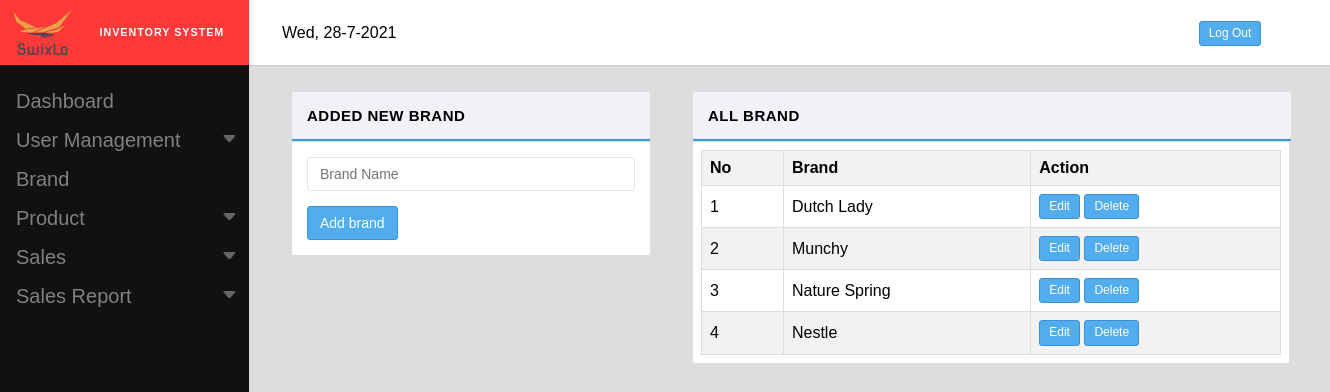
Screenshot of /category.php (signed in) with the database file from the repository.
### tables this page shows
CREATE TABLE `categories` (
  `id` int(32) NOT NULL,
  `name` varchar(255) NOT NULL
);

### category.php (the view, shortened to what this page needs)
<!DOCTYPE html>
<html>
<head>
	<link rel="stylesheet" type="text/css" href="stylesheets/style.css">
</head>
<body>
	<?php include_once('layouts/header.php'); ?>
	<?php include_once('layouts/menu.php'); ?>
  <?php require('includes/connect.php'); ?>
	<div class="main-page">
  <div class="table new-setting">
    <div class="table1 table1-setting">
      <div class="head category-head">
        <strong>
          <span>added new Brand</span>
        </strong>
      </div>
      <div class="body panel-body">
        <form method="POST" action="#">
          <div class="form-group">
          	 <input type="text" name="category-Name" placeholder="Brand Name" class="form-input" required="">
          </div>
          <button class="button submit-button" name="add">
             Add brand
           </button>
        </form>
      </div>
    </div>
     <div class="table1 table1-setting-all">
      <div class="head category-head-all">
        <strong>
          <span>all brand</span>
        </strong>
      </div>
      <div class="body">
        <table>
        <thead>
        <tr>
          <th>No</th>
          <th>Brand</th>
          <th>Action</th>
        </tr>
        </thead>
        <tbody>
          <tr>
             <?php
                  $result = $conn->query("SELECT * FROM categories ORDER BY name ASC");
                  $no=1;
                  while($row = $result->fetch_assoc()) {
                  echo "<tr><td>" . $no++. "</td><td>" . $row["name"] . "</td><td>" ?> <form method="POST"> <input type="hidden" name="id7$no" value="<?php echo $row["id"]; ?>"><button class="button0" name="edit">Edit</button>  <button OnClick="return confirm('Confirm to delete this data?');" class="button0" name="delete">Delete</button> </form><?php "</td></tr>";
                }
                  ?>
                  </tr>
        </tbody>
      </table>
      </div>
    </div>
  </div>
</div>
</body>
</html>

### stylesheets/style.css (style rules this page uses)
* { margin: 0; padding: 0; box-sizing: border-box; }
body { background-color: #ddd; font-family: sans-serif; }
.button0 { border-radius:3px; transition: all 300ms ease-in-out; display: inline-block; padding: 3px 9px; margin-bottom: 0; font-size: 12px; font-weight:300; line-height: 1.42857143; text-align: center; white-space: nowrap; vertical-align: middle; touch-action: manipulation; cursor: pointer; user-select: none; background-image: none; border: 1px solid transparent; color: #fff; background-color: #51aded; border-color: #3d8fd8; }
tr:nth-child(odd) { background-color: #f2f2f2; }
.table { position: relative; height: 145px; width: 1050px; left: 278px; top: 105px; padding-left: 7px; }
.table1 { display: inline-block; border:solid 1px #ddd; float: left; align-items:center; text-align: left; font-family: arial, sans-serif; margin-right: 11px; margin-left: 13px; width: 33.049%; }
.head { border:solid 1px #ddd; text-transform: uppercase; font-size: 15px; letter-spacing: 0.5px; padding: 15px; border-bottom:solid 2px #3498DB; border-radius: 3px; background-color: #f1f2f7; }
th,tr,td { border:solid 1px #ddd; text-align: left; padding: 8px; }
table { border-collapse: collapse; width: 100%; }
.body { padding: 8px; background-color: white; border-radius: 3px; border:solid 1px #ddd; }
.category-head { width: 360px; }
.category-head-all { width: 600px; }
.table1-setting { width: 360px; }
.table1-setting-all { width: 600px; margin-left: 30px; }
.panel-body { padding: 15px; width: 360px; }
.form-group { margin-bottom: 15px; }
.form-input { color: #646464; border:solid 1px #e6e6e6; border-radius: 3px; box-shadow: none; transition: all .15s ease-out; display: block; width: 100%; height: 34px; padding: 6px 12px; font-size: 14px; line-height: 1.42857143; background-color: #fff; background-image: none; }
.button { border-radius:3px; transition: all 300ms ease-in-out; display: inline-block; padding: 6px 12px; margin-bottom: 0; font-size: 14px; font-weight: 400; line-height: 1.42857143; text-align: center; white-space: nowrap; vertical-align: middle; touch-action: manipulation; cursor: pointer; user-select: none; background-image: none; border: 1px solid transparent; }
.submit-button { color: #fff; background-color: #51aded; border-color: #3d8fd8; }
.new-setting { top:90px; left: 270px; }

### rows the page displays
categories: name "Dutch Lady"
categories: name "Munchy"
categories: name "Nature Spring"
categories: name "Nestle"
